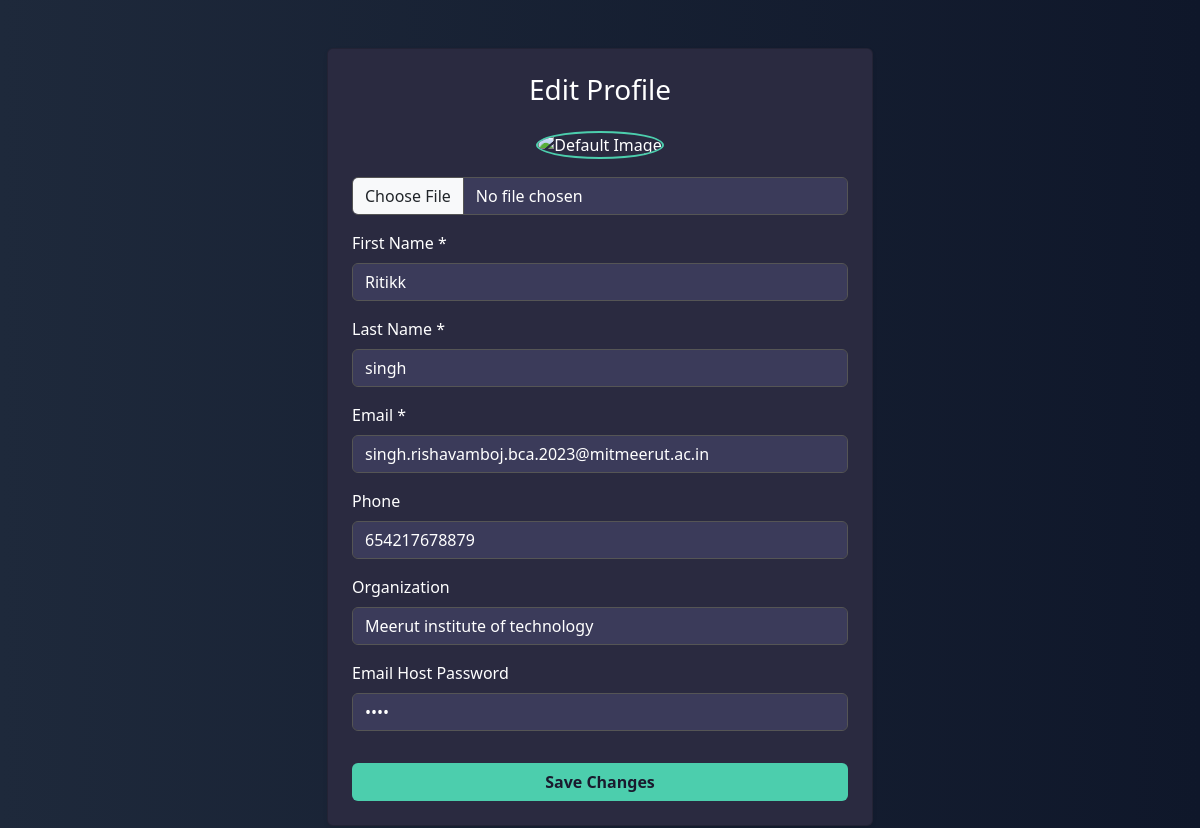
The page /edit_profile/ (signed in) on the database its author committed.
### home/models.py (models this page shows, shortened)
class User(models.Model):
    first_name = models.CharField(max_length=50)
    last_name = models.CharField(max_length=20)
    email = models.EmailField(null=True, max_length=150)
    phone = models.CharField(max_length=15, default='0000000000')
    organization = models.CharField(max_length=100, null=True, blank=True)
    date_of_birth = models.DateField(default='2000-01-01')  # lowercase field name
    password = models.CharField(max_length=100, default='defaultpassword')
    email_pass=models.CharField(max_length=50,null=True)
    email_host=models.CharField(max_length=50,default="smtp.gmail.com")
    email_port=models.IntegerField(default=587)
    use_tls=models.BooleanField(default=True)
    profile_image = models.ImageField(upload_to="profile_images/",null=True,blank=True,default=None)
    reset_token = models.CharField(max_length=100, blank=True, null=True)

### home/views.py (the view, shortened to what this page needs)
# urls.py: path('edit_profile/', views.edit_profile, name='edit_profile'),
def edit_profile(request):
    user_id=request.session.get('user_id')
    if not user_id:
        messages.warning(request,'Login first')
        return redirect('login')
    user=User.objects.get(id=user_id)
    return render(request, 'act/edit_profile.html',{'user':user})

### home/templates/act/edit_profile.html (shortened to what this page needs)
{% extends "act/base.html" %}
{% load static %}
{% block content %}
<div class="container my-5">
  <div class="row justify-content-center">
    <div class="col-md-6">
      <div class="card shadow-sm p-4">
        <h3 class="text-center mb-4">Edit Profile</h3>
        <form method="post" enctype="multipart/form-data">
          <div class="text-center mb-3">
            {% if user.profile_image %}
              <img src="{{ user.profile_image.url }}" class="profile-img" alt="Profile Image">
            {% else %}
              <img src="{% static 'images/default-avatar.png' %}" class="profile-img" alt="Default Image">
            {% endif %}
            <input type="file" name="profile_image" class="form-control mt-2">
          </div>
          <div class="mb-3">
            <label class="form-label">First Name *</label>
            <input type="text" name="first_name" class="form-control" value="{{ user.first_name }}" required>
          </div>
          <div class="mb-3">
            <label class="form-label">Last Name *</label>
            <input type="text" name="last_name" class="form-control" value="{{ user.last_name }}" required>
          </div>
          <div class="mb-3">
            <label class="form-label">Email *</label>
            <input type="email" name="email" class="form-control" value="{{ user.email }}" required>
          </div>
          <div class="mb-3">
            <label class="form-label">Phone</label>
            <input type="text" name="phone" class="form-control" value="{{ user.phone }}">
          </div>
          <div class="mb-3">
            <label class="form-label">Organization</label>
            <input type="text" name="organization" class="form-control" value="{{ user.organization }}">
          </div>
          <div class="mb-3">
            <label class="form-label">Email Host Password</label>
            <input type="password" name="email_pass" class="form-control" value="{{ user.email_pass }}">
          </div>
          <button type="submit" class="btn btn-custom w-100 mt-3">Save Changes</button>
        </form>
      </div>
    </div>
  </div>
</div>
{% endblock %}

### home/static/css/dash.css (style rules this page uses)
body { font-family: 'Segoe UI', Tahoma, Geneva, Verdana, sans-serif; background-color: #f4f6f8; margin: 0; }

### home/static/css/home.css (style rules this page uses)
body { background: linear-gradient(to right, #1e293b, #0f172a); color: white; min-height: 100vh; }

### home/templates/act/edit_profile.html (style rules this page uses)
body { background-color: #1e1e2f; }
.card { background-color: #2a2a40; color: #fff; }
.form-control { background-color: #3b3b5a; color: #fff; border: 1px solid #555; }
.btn-custom { background-color: #4ccead; color: #1a1a2e; font-weight: 600; }
.profile-img { width: 100px; height: 100px; object-fit: cover; border-radius: 50%; margin-bottom: 10px; border: 2px solid #4ccead; }

### rows shown on the page
User: first_name "Ritikk", last_name "singh", email "singh.rishavamboj.bca.2023@mitmeerut.ac.in", phone "654217678879", organization "Meerut institute of technology"
